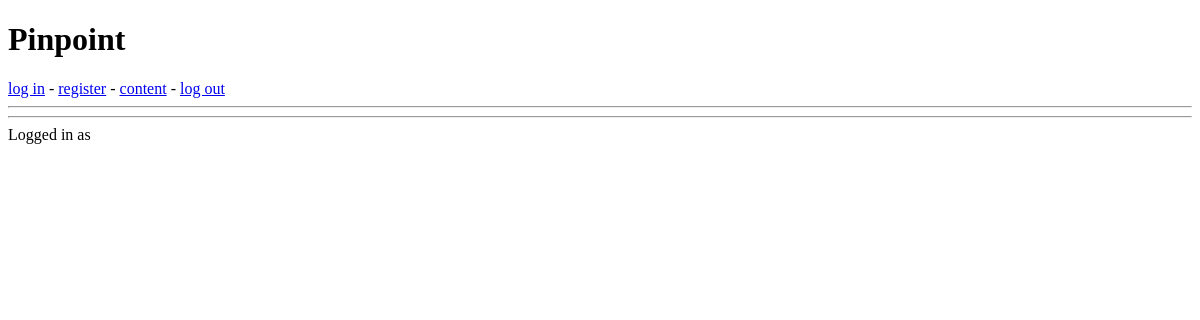
Before: / with the older database file.
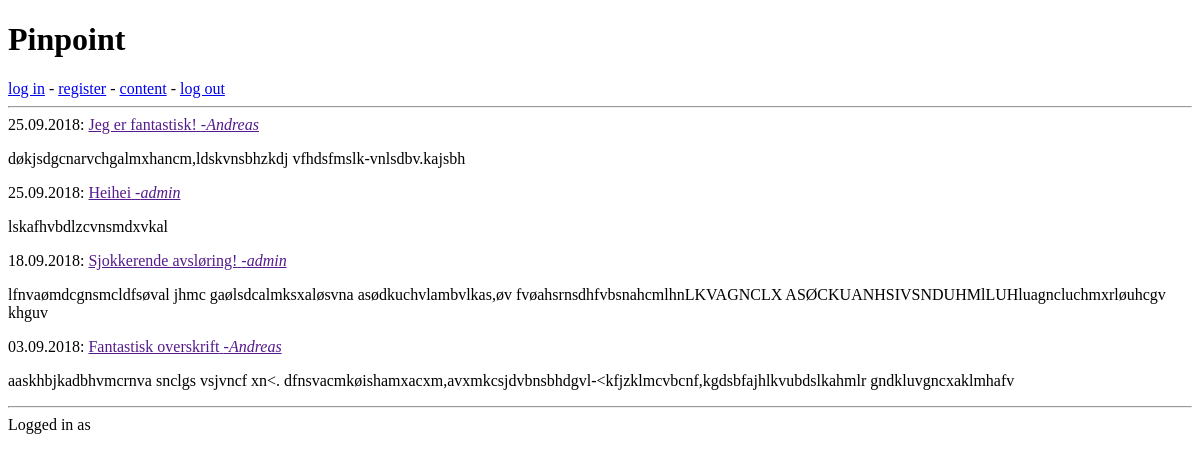
After: the same page with the newer database file.
### view_content/models.py (models this page shows, shortened)
class Post(models.Model):
    title = models.CharField(max_length=200)
    body = models.TextField()
    date = models.DateTimeField()
    author = models.ForeignKey('auth.User', on_delete=models.CASCADE)
    published = models.BooleanField(default=False)

### view_content/views.py (the view)
# urls.py: path('', views.index, name="home"),
def index(request):
    posts = Post.objects.all().order_by("-date")[:20]
    return render(request, "view_content/TEMPORARY.html", {'posts': posts, 'user': request.user})

### view_content/templates/view_content/TEMPORARY.html
{% extends "base.html" %}
{% block content %}
    {% for post in posts %}
        {% if post.published %}
            <span>{{ post.date|date:"d.m.Y" }}: </span>
            <a href="">{{ post.title }}</a><a href="">   -<i>{{ post.author.username }}</i></a>
            <p>{{ post.body }}</p>
        {% endif %}
    {% endfor %}
    <hr>
    <div>Logged in as {{ user.username }}</div>
{% endblock %}

### main/templates/base.html (shortened to what this page needs)
<!DOCTYPE html>
<html lang="en">
<head>
</head>
<body>
    <h1>Pinpoint</h1>
    <a href="/accounts/login/">log in</a><span> - </span>
    <a href="/accounts/register/">register</a><span> - </span>
    <a href="/">content</a><span> - </span>
    <a href="/accounts/logout/">log out</a>
    <hr>
    <div>
        {% block content %}
        {% endblock %}
    </div>
</body>
</html>

Changed rows visible on the page:
now on this page (row edited): Post: date "25.09.2018", title "Jeg er fantastisk!", author.username "Andreas", body "døkjsdgcnarvchgalmxhancm,ldskvnsbhzkdj vfhdsfmslk-vnlsdbv.kajsbh"
added Post: date "25.09.2018", title "Heihei", author.username "admin", body "lskafhvbdlzcvnsmdxvkal"
now on this page (row edited): Post: date "18.09.2018", title "Sjokkerende avsløring!", author.username "admin", body "lfnvaømdcgnsmcldfsøval jhmc gaølsdcalmksxaløsvna asødkuchvlambvlkas,øv fvøahsrnsdhfvbsnahcmlhnLKVAGNCLX ASØCKUANHSIVSNDUHMlLUHluagncluchmxrløuhcgv khguv"
now on this page (row edited): Post: date "03.09.2018", title "Fantastisk overskrift", author.username "Andreas", body "aaskhbjkadbhvmcrnva snclgs vsjvncf xn<. dfnsvacmkøishamxacxm,avxmkcsjdvbnsbhdgvl-<kfjzklmcvbcnf,kgdsbfajhlkvubdslkahmlr gndkluvgncxaklmhafv"
